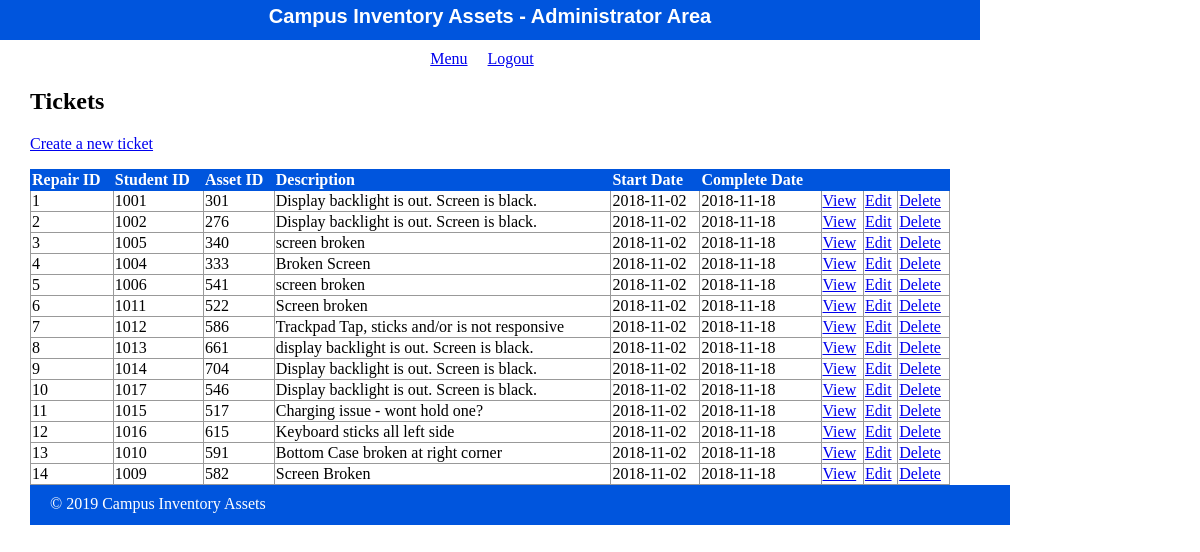
Page /admin/tickets/index.php on the committed database.
### tables this page shows
create TABLE repair (
   repair_id int(6) PRIMARY KEY,
   student_id int(6),
   asset_id int(4),        
   repair_description VARCHAR(250),
   repair_start_date date,
   repair_complete_date date
);

### private/functions.php (called while the page is built, shortened)
<?php
$db = db_connect();
function url_for($script_path) {
  return WWW_ROOT . $script_path;
}
function u($string="") {
  return urlencode($string);
}
function h($string="") {
  return htmlspecialchars($string);
}
function query($sql){
  global $db;
  $result = mysqli_query($db, $sql);
  return $result;
}
?>

### public/admin/tickets/index.php (the view, shortened to what this page needs)
<?php
include(SHARED_PATH . '/admin_header.php');
$sql = "select * from repair";
$set = query($sql);
?>
<div id="content">
  <div id="main-menu">
    <h2>Tickets</h2>
		<div class="actions">
			<a class="action" href="<?php echo url_for('/admin/tickets/new.php'); ?>">Create a new ticket</a>
		</div>
		<table class="list">
  	  <tr>
        <th>Repair ID</th>
        <th>Student ID</th>
        <th>Asset ID</th>
  	    <th>Description</th>
		<th>Start Date</th>
		<th>Complete Date</th>
  	    <th>&nbsp;</th>
  	    <th>&nbsp;</th>
        <th>&nbsp;</th>
  	  </tr>
      <?php while($i = mysqli_fetch_assoc($set)) { ?>
        	<tr>
          		<td><?php echo h($i['repair_id']); ?></td>
          		<td><?php echo h($i['student_id']); ?></td>
    			<td><?php echo h($i['asset_id']); ?></td>
          		<td><?php echo h($i['repair_description']); ?></td>
          		<td><?php echo h($i['repair_start_date']); ?></td>
				  <td><?php
				  if(h($i['repair_complete_date']) == "0000-00-00"){
					echo "Not Completed";
				  }else{
					echo h($i['repair_complete_date']);
				  }; ?></td>
          		<td><a class="action" href="<?php echo url_for('/admin/tickets/show.php?id=' . h(u($i['repair_id']))); ?>">View</a></td>
          		<td><a class="action" href="<?php echo url_for('/admin/tickets/edit.php?id=' . h(u($i['repair_id']))); ?>">Edit</a></td>
          		<td><a class="action" href="<?php echo url_for('/admin/tickets/delete.php?id=' . h(u($i['repair_id']))); ?>">Delete</a></td>
    		</tr>
      <?php } ?>
  	</table>
<?php
include(SHARED_PATH . '/admin_footer.php');
?>

### public/stylesheets/staff.css (style rules this page uses)
html { height: 100%; width: 100%; }
body { height: 980px; width: 100%; margin: 0; padding: 0; }
#content { width: 920px; min-height: 500px; padding: 0 30px; }
.actions { margin-bottom: 1em; }
table { border-collapse: collapse; vertical-align: top; }
table.list { width: 100%; }
table.list tr td { border: 1px solid #999999; }
table.list tr th { border: 1px solid #0055DD; background: #0055DD; color: white; text-align: left; }

### rows in the picture
repair: repair_id "1", student "1001", asset "301", repair_description "Display backlight is out. Screen is black.", repair_start_date "2018-11-02", repair_complete_date "2018-11-18"
repair: repair_id "2", student "1002", asset "276", repair_description "Display backlight is out. Screen is black.", repair_start_date "2018-11-02", repair_complete_date "2018-11-18"
repair: repair_id "3", student "1005", asset "340", repair_description "screen broken", repair_start_date "2018-11-02", repair_complete_date "2018-11-18"
repair: repair_id "4", student "1004", asset "333", repair_description "Broken Screen", repair_start_date "2018-11-02", repair_complete_date "2018-11-18"
repair: repair_id "5", student "1006", asset "541", repair_description "screen broken", repair_start_date "2018-11-02", repair_complete_date "2018-11-18"
repair: repair_id "6", student "1011", asset "522", repair_description "Screen broken", repair_start_date "2018-11-02", repair_complete_date "2018-11-18"
repair: repair_id "7", student "1012", asset "586", repair_description "Trackpad Tap, sticks and/or is not responsive", repair_start_date "2018-11-02", repair_complete_date "2018-11-18"
repair: repair_id "8", student "1013", asset "661", repair_description "display backlight is out. Screen is black.", repair_start_date "2018-11-02", repair_complete_date "2018-11-18"
repair: repair_id "9", student "1014", asset "704", repair_description "Display backlight is out. Screen is black.", repair_start_date "2018-11-02", repair_complete_date "2018-11-18"
repair: repair_id "10", student "1017", asset "546", repair_description "Display backlight is out. Screen is black.", repair_start_date "2018-11-02", repair_complete_date "2018-11-18"
repair: repair_id "11", student "1015", asset "517", repair_description "Charging issue - wont hold one?", repair_start_date "2018-11-02", repair_complete_date "2018-11-18"
repair: repair_id "12", student "1016", asset "615", repair_description "Keyboard sticks all left side", repair_start_date "2018-11-02", repair_complete_date "2018-11-18"
repair: repair_id "13", student "1010", asset "591", repair_description "Bottom Case broken at right corner", repair_start_date "2018-11-02", repair_complete_date "2018-11-18"
repair: repair_id "14", student "1009", asset "582", repair_description "Screen Broken", repair_start_date "2018-11-02", repair_complete_date "2018-11-18"
